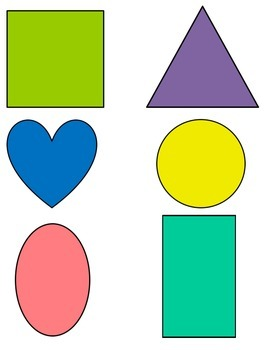
#> input picture sample_images/original-1384640-2.jpg, 267 x 350 px, found by its file name
$ python getContours.py
#> lines starting #> are read from the running program, lines starting #| are printed output that depends on the picture; after the words box and inside, x2 and y2 are one past the last pixel; in counts of white or black regions, pixels touching at a corner belong together
#> further down, img is the input picture: shape (350, 267, 3); mean B, G, R 180.5, 211.3, 192.2
### modules/stackImages.py

import numpy as np
import cv2
def stackImages(scale, imgArray):
    rows = len(imgArray)
    cols = len(imgArray[0])
    width = imgArray[0][0].shape[1]
    height = imgArray[0][0].shape[0]
    if rows > 1:
        for x in range(0, rows):
            for y in range(0,cols):
                if imgArray[x][y].shape[:2] != imgArray[0][0].shape[:2]:
                    imgArray[x][y]= cv2.resize(imgArray[x][y], (width, height))
                if len(imgArray[x][y].shape) == 2: imgArray[x][y] = cv2.cvtColor(imgArray[x][y], cv2.COLOR_GRAY2BGR)
        imageBlank = np.zeros((height, width, 3), np.uint8)
        hor = [imageBlank] * rows
        # ver = [imageBlank] * cols
        for x in range(0, rows):
            hor[x] = np.hstack(imgArray[x])
        ver = np.vstack(hor)
    else:
        for y in range(0, cols):
            if imgArray[0][y].shape[:2] != imgArray[0][0].shape[:2]:
                    imgArray[0][y]= cv2.resize(imgArray[0][y], (width, height))
            if len(imgArray[0][y].shape) == 2: imgArray[0][y] = cv2.cvtColor(imgArray[0][y], cv2.COLOR_GRAY2BGR)
        ver = np.hstack(imgArray[0])

    ver = cv2.resize(ver, (int(width *cols *scale), int(height* rows*scale)))

    return ver

### modules/getContours.py
import os
import sys
from pathlib import Path
FILE = Path(__file__).resolve()
ROOT = FILE.parents[1]  # root directory
if str(ROOT) not in sys.path:
    sys.path.append(str(ROOT))  # add ROOT to PATH
ROOT = Path(os.path.relpath(ROOT, Path.cwd()))  # relative
from modules.stackImages import stackImages as stk
import cv2
import numpy as np

def getContour(img, minArea = 50):
#> called with minArea = 50
    unique_values = np.unique(img)
#> unique_values = 256 values from 0 to 255
    if len(unique_values) == 2:
        imgCanny = img
        # imgGray = img
    else:
        imgGray = cv2.cvtColor(img, cv2.COLOR_BGR2GRAY)
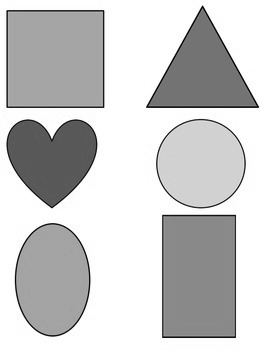
#> imgGray: shape (350, 267); min 0, max 255, mean 202.1
        imgBlur = cv2.GaussianBlur(imgGray, (7,7), 1)
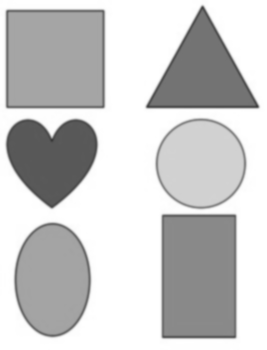
#> imgBlur: shape (350, 267); min 59, max 255, mean 202.1
        imgCanny = cv2.Canny(imgBlur, 50, 50)
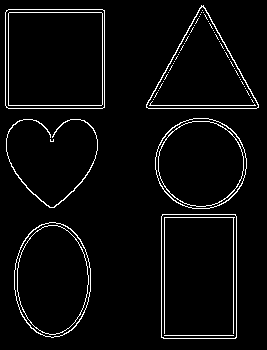
#> imgCanny: shape (350, 267); 4.1% white in thin lines or dots

    imgCopy = img.copy()
    contours, _ = cv2.findContours(imgCanny, cv2.RETR_TREE, cv2.CHAIN_APPROX_NONE)
#> contours = 68 contours, 51 with area under 20; largest, box (x1, y1, x2, y2) and area: (5, 9, 105, 109) 9790, (5, 9, 105, 109) 9788, (161, 214, 237, 339) 9295, (161, 214, 237, 339) 9291, (8, 12, 103, 106) 8740
    boudingboxs = []
    for contour in contours:
        area = cv2.contourArea(contour)
        if area > minArea:
            cv2.drawContours(imgCopy, contour, -1, (0,0,0), 3)
            peri = cv2.arcLength(contour, True)
            approx = cv2.approxPolyDP(contour, 0.02* peri, True)
            x, y, w, h = cv2.boundingRect(approx)
            boudingboxs.append([x, y, w, h])
            cv2.rectangle(imgCopy, (x, y), (x + w, y + h), (0, 0, 255), 3)
#> this loop made 68 passes
#> (area, peri, approx, x, y, w, h) on passes 5, 6, 15, 16, 17, 18, 19, 20: (9295, 395.7, [[162, 214], [161, 337], [235, 338], [235, 214]], 161, 214, 75, 125), (9291, 393.3, [[163, 214], [236, 216], [234, 338], [161, 336]], 161, 214, 76, 125), (9790, 392.5, [[6, 10], [6, 107], [104, 107], [104, 10]], 6, 10, 99, 98), (9788, 390.1, [[8, 9], [104, 11], [102, 108], [5, 105]], 5, 9, 100, 100), (8740.5, 372.2, [[9, 12], [8, 105], [101, 105], [102, 13]], 8, 12, 95, 94), (8740, 371.7, [[8, 13], [101, 12], [102, 104], [9, 105]], 8, 12, 95, 94), (6067, 365.2, [[201, 5], [146, 107], [258, 107]], 146, 5, 113, 103), (5954, 360, [[202, 6], [256, 108], [146, 106]], 146, 6, 111, 103)
#> (area, peri, x, y, w, h) on passes 1, 2, 3, 4, 10, 11: (6905, 321.1, 14, 222, 77, 116), (6833, 318.7, 14, 222, 77, 116), (6043, 300.2, 17, 225, 72, 110), (6031, 300.2, 17, 225, 72, 110), (119, 625.8, 6, 119, 92, 89), (6496, 301.1, 155, 118, 92, 91)
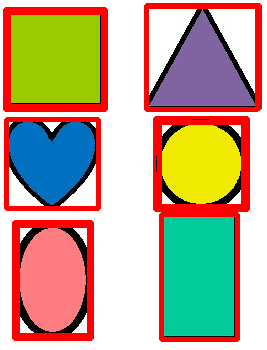
#> imgCopy: shape (350, 267, 3); mean B, G, R 141.1, 167.4, 190
#> after the loop, boudingboxs = 17 items, first 6: [14, 222, 77, 116], [14, 222, 77, 116], [17, 225, 72, 110], [17, 225, 72, 110], [161, 214, 75, 125], [161, 214, 76, 125]

    return imgCopy, boudingboxs

def getMaxContour(img, minArea = 50):
    unique_values = np.unique(img)
    if len(unique_values) == 2:
        imgCanny = img
        # imgGray = img
    else:
        imgGray = cv2.cvtColor(img, cv2.COLOR_BGR2GRAY)
        imgBlur = cv2.GaussianBlur(imgGray, (7,7), 1)
        imgCanny = cv2.Canny(imgBlur, 50, 50)

    # imgCopy = img.copy()
    contours, _ = cv2.findContours(imgCanny, cv2.RETR_TREE, cv2.CHAIN_APPROX_NONE)
    MaxArea = 0
    biggest =np.array([])
    con = None
    for contour in contours:
        area = cv2.contourArea(contour)
        if area > minArea:
            # cv2.drawContours(imgCopy, contour, -1, (0,0,0), 3)
            peri = cv2.arcLength(contour, True)
            approx = cv2.approxPolyDP(contour, 0.02* peri, True)
            if area > MaxArea and len(approx) == 4:
                MaxArea = area
                biggest = approx
                con = contour
    return biggest, con
if __name__ == "__main__":
    path = 'C:/Users/ABC/Desktop/object_tracking/sample_images/original-1384640-2.jpg'
    img = cv2.imread(path)

    result, _ = getContour(img, 50)
    cv2.imshow("result", stk(0.5, [[img, result]]))
#> after the loop in stackImages, `for y in range(0, cols):`: imgArray = 1 item
#> in stackImages, `ver = np.hstack(imgArray[0])`:
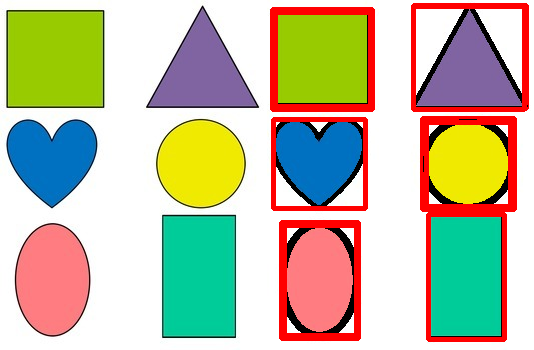
#> ver: shape (350, 534, 3); mean of channels 0, 1, 2 160.8, 189.4, 191.1; drawn as B, G, R
#> in stackImages, `ver = cv2.resize(ver, (int(width *cols *scale), int(height* rows*scale..`:
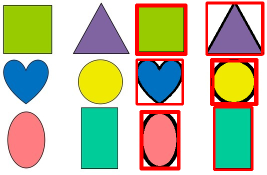
#> ver: shape (175, 267, 3); mean of channels 0, 1, 2 160.9, 189.4, 191.2; drawn as B, G, R
    cv2.waitKey(0)
